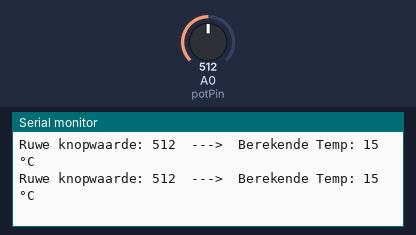
A sketch run on a simulated Arduino Uno, built with avr-gcc and run on an emulated ATmega328P. On the bench: the last lines printed to the serial monitor. Inputs (shaded band) come from the test bench; at power-on: A0 (potPin) = 512.

Above: at 1.3 s.
1.4 s: A0 (potPin) set to 716
At 2.0 s:
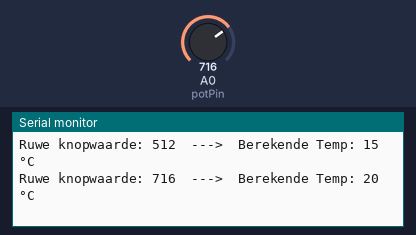
2.9 s: A0 (potPin) set to 900
At 3.4 s:
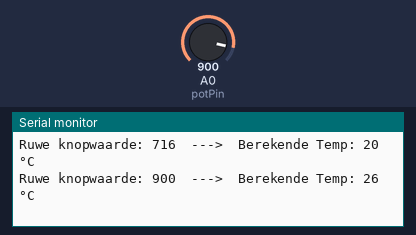
Timing chart, 0 to 5.9 s (numbered marks = the images above; inputs shaded):
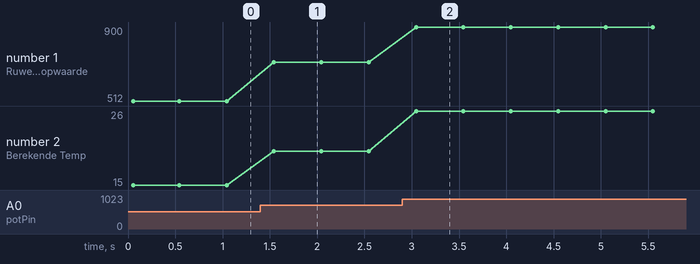

The sketch:

SBCarduinoSEM.ino
```cpp
#include <Wire.h>

const int potPin = A0;
byte gewensteTemperatuur = 0;

void setup() {
  // Start I2C als "Slave" met adres 0x08
  Wire.begin(8);

  // Vertel de Arduino welke functie hij moet draaien als de Pi om data vraagt
  Wire.onRequest(requestEvent);

  // Start de seriële monitor
  Serial.begin(9600);
  Serial.println("Arduino I2C Sensor gestart! Wachten op draaiknop...");
}

void loop() {
  // Lees de knop (waarde tussen 0 en 1023)
  int potWaarde = analogRead(potPin);

  // Reken dit om naar een temperatuur (bijv. 15 tot 30 graden)
  gewensteTemperatuur = map(potWaarde, 0, 1023, 0, 30);

  // Print de waardes naar de Seriële Monitor voor debugging
  Serial.print("Ruwe knopwaarde: ");
  Serial.print(potWaarde);
  Serial.print("  --->  Berekende Temp: ");
  Serial.print(gewensteTemperatuur);
  Serial.println(" °C");

  delay(500); // Wacht een halve seconde zodat de monitor rustig leesbaar blijft
}

// Deze functie wordt op de achtergrond getriggerd zodra de Raspberry Pi om data vraagt
void requestEvent() {
  Wire.write(gewensteTemperatuur); // Stuur de berekende temperatuur over I2C
}
```

Measured:
- after the input at 1.4 s, the serial monitor: prints a new line after 0.14 s (image 1)
- after the input at 2.9 s, the serial monitor: prints a new line after 0.15 s (image 2)
- plotted number 1: 512 → 716 after the input at 1.4 s, 716 → 900 after the input at 2.9 s
- plotted number 2: 15 → 20 after the input at 1.4 s, 20 → 26 after the input at 2.9 s
